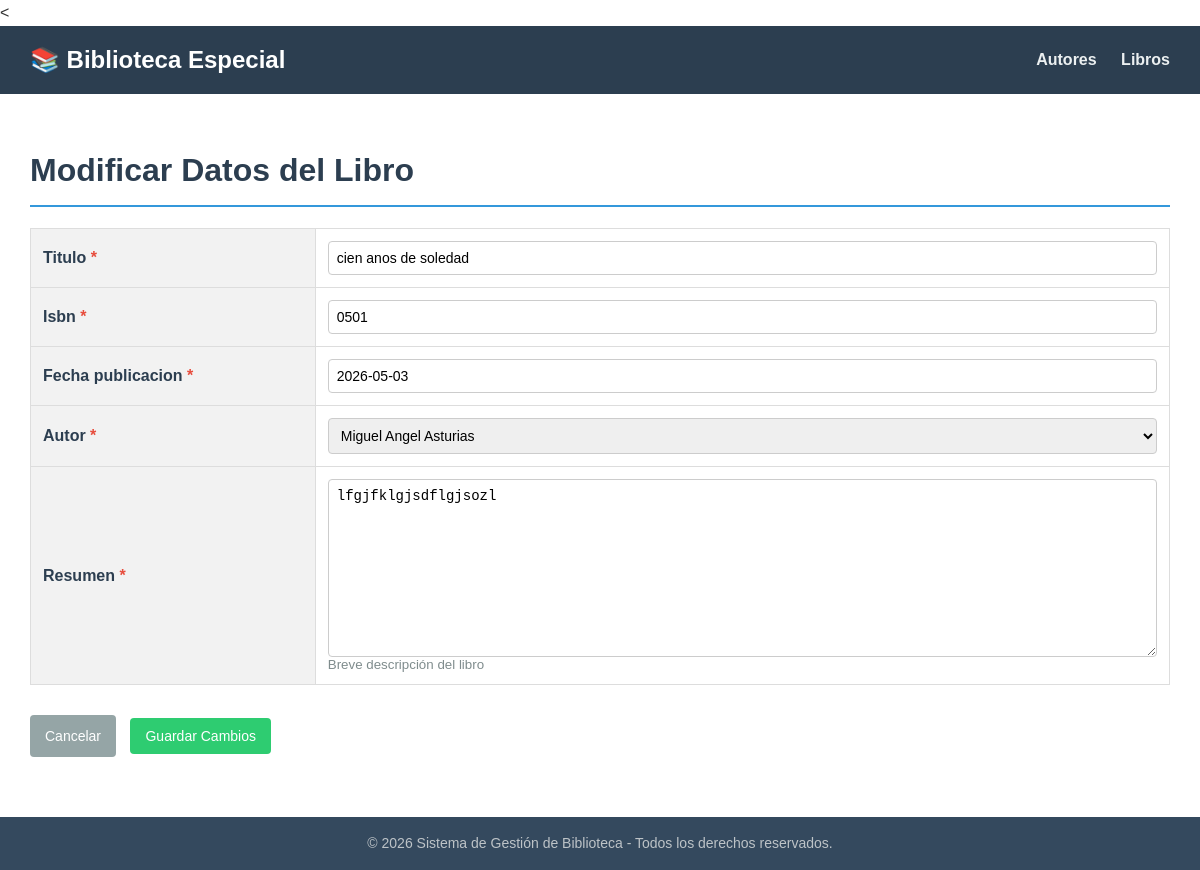
Page /biblioteca/libros/1/editar/ on the committed database.
### biblioteca/models.py (models this page shows, shortened)
class Libro(models.Model):
    titulo = models.CharField(max_length=200)
    isbn = models.CharField(max_length=13, unique=True)
    fecha_publicacion = models.DateField()
    autor = models.ForeignKey(Autor, on_delete=models.CASCADE, related_name="libros")
    resumen = models.TextField(max_length=1000, help_text="Breve descripción del libro")

### biblioteca/views.py (the view)
# urls.py: path("libros/<int:pk>/editar/", views.LibroUpdateView.as_view(), name="libro-update"),
class LibroUpdateView(UpdateView):
    model = Libro
    fields = ["titulo", "isbn", "fecha_publicacion", "autor", "resumen", "paginas"]
    template_name = "biblioteca/libro_form.html"
    success_url = reverse_lazy("libro-list")

### biblioteca/models.py (called while the page is built)
    def __str__(self):
        return f"{self.nombre} {self.apellido}"

### biblioteca/templates/biblioteca/libro_form.html (shortened to what this page needs)
{% extends 'biblioteca/base.html' %}
{% block contenido %}
    <h1>{% if object %}Modificar Datos del Libro{% else %}Registrar Nuevo Libro{% endif %}</h1>
    <form method="post" novalidate>
        <table class="ancho-fijo">
            <tbody>
                {% for field in form %}
                <tr>
                    <th>
                        <label for="{{ field.id_for_label }}">{{ field.label }}</label>
                        {% if field.field.required %}<span style="color: #e74c3c;">*</span>{% endif %}
                    </th>
                    <td>
                        {{ field }}
                        {% if field.help_text %}
                            <br><small style="color: #7f8c8d;">{{ field.help_text }}</small>
                        {% endif %}
                    </td>
                </tr>
                {% endfor %}
            </tbody>
        </table>
        <div class="acciones">
            <a href="{% url 'libro-list' %}" class="btn btn-secondary">Cancelar</a>
            <button type="submit" class="btn btn-success">
                {% if object %}Guardar Cambios{% else %}Crear Libro{% endif %}
            </button>
        </div>
    </form>
{% endblock %}

### biblioteca/templates/biblioteca/base.html (style rules this page uses)
body { font-family: Arial, sans-serif; margin: 0; padding: 0; line-height: 1.6; color: #333; display: flex; flex-direction: column; min-height: 100vh; }
h1 { color: #2c3e50; border-bottom: 2px solid #3498db; padding-bottom: 8px; }
.acciones { margin-top: 20px; margin-bottom: 30px; }
.btn { display: inline-block; padding: 10px 15px; color: white; text-decoration: none; border-radius: 4px; font-size: 14px; border: none; cursor: pointer; box-sizing: border-box; background-color: #3498db; }
.btn-success { background-color: #2ecc71; }
.btn-secondary { background-color: #95a5a6; margin-right: 10px; }
table { width: 100%; border-collapse: collapse; margin-top: 15px; margin-bottom: 30px; }
th, td { border: 1px solid #ddd; padding: 12px; text-align: left; }
th { background-color: #f2f2f2; color: #2c3e50; font-weight: bold; }
.ancho-fijo th { width: 25%; }
input[type="text"], input[type="date"], select, textarea { width: 100%; padding: 8px; box-sizing: border-box; border: 1px solid #ccc; border-radius: 4px; font-size: 14px; }

### rows in the picture
Libro: form "cien anos de soledad" "0501" "2026-05-03" "Miguel Angel Asturias" "lfgjfklgjsdflgjsozl"

### other values in the picture
{{ field.label }} "Titulo" "Isbn" "Fecha publicacion" "Autor" "Resumen"
{{ field.help_text }} "Breve descripción del libro"
